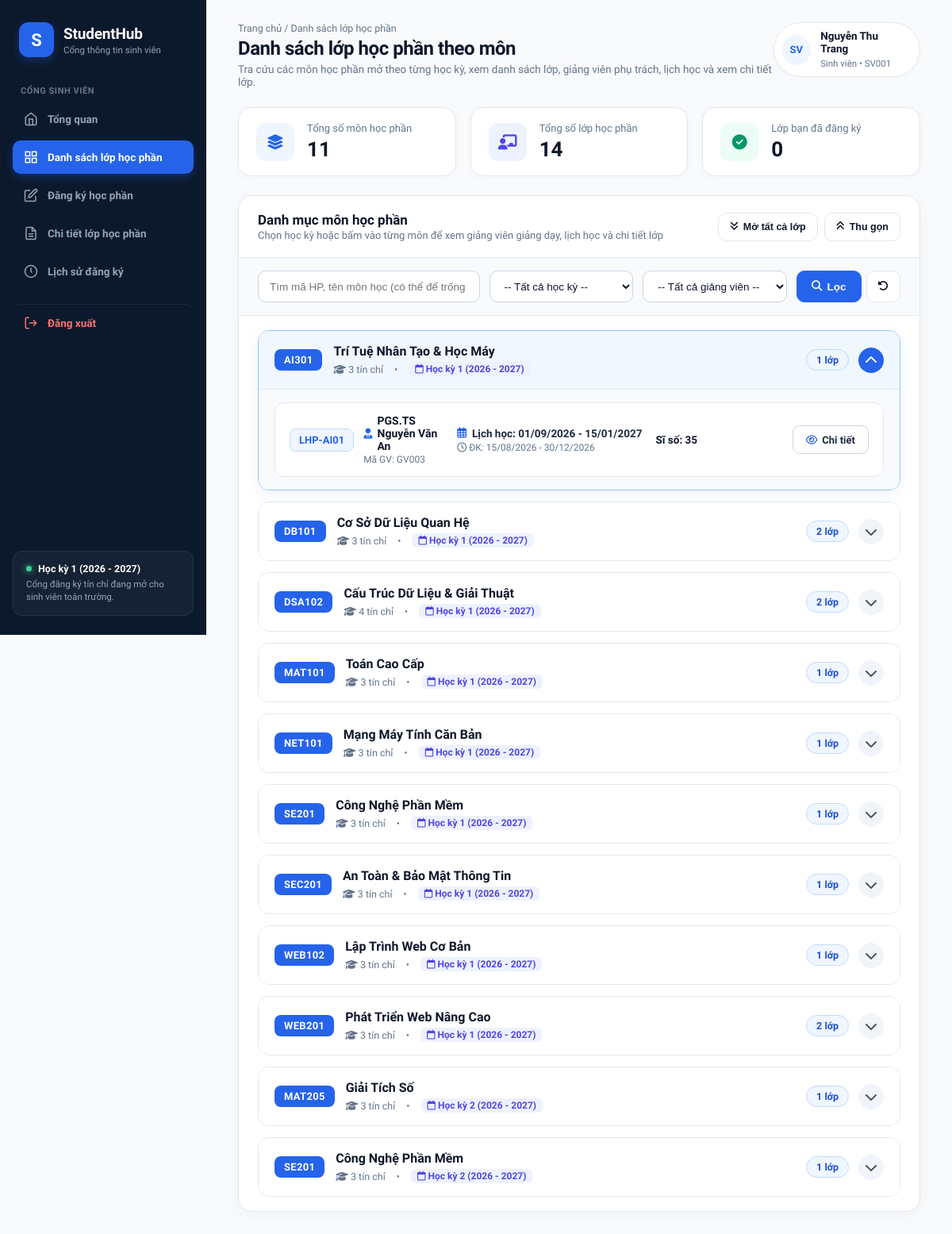
The app's page /public/danh_sach_lop_hoc_phan.php with its own data.
### tables this page shows
CREATE TABLE `lop_hoc_phan` (
    `id` INT AUTO_INCREMENT PRIMARY KEY,
    `ma_lop` VARCHAR(50) NOT NULL,
    `hoc_phan_id` INT NOT NULL,
    `hoc_ky_id` INT NOT NULL,
    `giang_vien_id` INT NULL,
    `si_so_toi_da` INT NOT NULL DEFAULT 40,
    `trang_thai` ENUM('mo', 'khoa') NOT NULL DEFAULT 'mo',
    `thoi_gian_mo_rieng` DATETIME NULL,
    `thoi_gian_dong_rieng` DATETIME NULL,
    `lich_hoc` VARCHAR(100) NULL,
    `phong_hoc` VARCHAR(100) NULL,
    `ngay_tao` DATETIME NOT NULL DEFAULT CURRENT_TIMESTAMP,
    CONSTRAINT `uc_lop_ma_lop` UNIQUE (`ma_lop`),
    CONSTRAINT `chk_lop_si_so` CHECK (`si_so_toi_da` > 0),
    CONSTRAINT `fk_lop_hoc_phan` FOREIGN KEY (`hoc_phan_id`)
        REFERENCES `hoc_phan` (`id`) ON DELETE RESTRICT ON UPDATE CASCADE,
    CONSTRAINT `fk_lop_hoc_ky` FOREIGN KEY (`hoc_ky_id`)
        REFERENCES `hoc_ky` (`id`) ON DELETE RESTRICT ON UPDATE CASCADE,
    CONSTRAINT `fk_lop_giang_vien` FOREIGN KEY (`giang_vien_id`)
        REFERENCES `nguoi_dung` (`id`) ON DELETE SET NULL ON UPDATE CASCADE
);

CREATE TABLE `hoc_phan` (
    `id` INT AUTO_INCREMENT PRIMARY KEY,
    `ma_hoc_phan` VARCHAR(20) NOT NULL,
    `ten_hoc_phan` VARCHAR(150) NOT NULL,
    `so_tin_chi` INT NOT NULL,
    `loai_hoc_phan` ENUM('dai_cuong', 'co_so_nganh', 'chuyen_nganh') NOT NULL DEFAULT 'co_so_nganh',
    `hoc_phan_tien_quyet_id` INT NULL,
    `mo_ta` TEXT NULL,
    `dieu_kien_tien_quyet` VARCHAR(255) NOT NULL DEFAULT 'Không có',
    `ngay_tao` DATETIME NOT NULL DEFAULT CURRENT_TIMESTAMP,
    CONSTRAINT `uc_hoc_phan_ma` UNIQUE (`ma_hoc_phan`),
    CONSTRAINT `chk_hoc_phan_tin_chi` CHECK (`so_tin_chi` > 0),
    CONSTRAINT `fk_hoc_phan_tien_quyet` FOREIGN KEY (`hoc_phan_tien_quyet_id`)
        REFERENCES `hoc_phan` (`id`) ON DELETE SET NULL ON UPDATE CASCADE
);

CREATE TABLE `hoc_ky` (
    `id` INT AUTO_INCREMENT PRIMARY KEY,
    `ten_hoc_ky` VARCHAR(100) NOT NULL,
    `ngay_bat_dau` DATE NOT NULL,
    `ngay_ket_thuc` DATE NOT NULL,
    `thoi_gian_mo_dk` DATETIME NOT NULL,
    `thoi_gian_dong_dk` DATETIME NOT NULL,
    `trang_thai_dang_ky` TINYINT(1) NOT NULL DEFAULT 1,
    `ngay_tao` DATETIME NOT NULL DEFAULT CURRENT_TIMESTAMP
);

CREATE TABLE `nguoi_dung` (
    `id` INT AUTO_INCREMENT PRIMARY KEY,
    `ten_dang_nhap` VARCHAR(50) NOT NULL,
    `mat_khau_hash` VARCHAR(255) NOT NULL,
    `ho_ten` VARCHAR(100) NOT NULL,
    `email` VARCHAR(100) NULL,
    `so_dien_thoai` VARCHAR(20) NULL,
    `vai_tro` ENUM('sinh_vien', 'giang_vien', 'admin') NOT NULL DEFAULT 'sinh_vien',
    `ngay_tao` DATETIME NOT NULL DEFAULT CURRENT_TIMESTAMP,
    CONSTRAINT `uc_nguoi_dung_username` UNIQUE (`ten_dang_nhap`)
);

### public/danh_sach_lop_hoc_phan.php (the view, shortened to what the rows shown need)
<?php
if (!isset($pdo) || !($pdo instanceof PDO)) {
    $db_host = 'localhost';
    $db_name = 'studenthub';
    $db_user = 'root';
    $db_pass = '';
    try {
        $pdo = new PDO(
            "mysql:host=$db_host;dbname=$db_name;charset=utf8mb4",
            $db_user,
            $db_pass,
            [
                PDO::ATTR_ERRMODE            => PDO::ERRMODE_EXCEPTION,
                PDO::ATTR_DEFAULT_FETCH_MODE => PDO::FETCH_ASSOC,
                PDO::ATTR_EMULATE_PREPARES   => false,
            ]
        );
    } catch (PDOException $e) {
        die("Lỗi kết nối CSDL studenthub bằng PDO: " . $e->getMessage());
    }
}
$sinh_vien_id_hien_tai = (int)($_SESSION['user_id'] ?? $_SESSION['nguoi_dung_id'] ?? 4);
$tu_khoa       = trim($_GET['tu_khoa'] ?? '');
$hoc_ky_id     = isset($_GET['hoc_ky_id']) ? trim((string)$_GET['hoc_ky_id']) : '';
$giang_vien_id = isset($_GET['giang_vien_id']) ? trim((string)$_GET['giang_vien_id']) : '';
$where  = ["1=1"];
$params = [':sv_id' => $sinh_vien_id_hien_tai];
$where_sql = implode(' AND ', $where);
$sql = "
    SELECT
        lhp.id,
        lhp.ma_lop,
        lhp.hoc_phan_id,
        lhp.hoc_ky_id,
        lhp.giang_vien_id,
        lhp.si_so_toi_da,
        lhp.thoi_gian_mo_rieng,
        lhp.thoi_gian_dong_rieng,
        hp.ma_hoc_phan,
        hp.ten_hoc_phan,
        hp.so_tin_chi,
        hk.ten_hoc_ky,
        hk.ngay_bat_dau,
        hk.ngay_ket_thuc,
        hk.thoi_gian_mo_dk,
        hk.thoi_gian_dong_dk,
        nd.ten_dang_nhap AS ma_giang_vien,
        nd.ho_ten AS ho_ten_giang_vien,
        nd.email AS email_giang_vien,
        (
            SELECT COUNT(*)
            FROM dang_ky_hoc dkh
            WHERE dkh.lop_hoc_phan_id = lhp.id
              AND dkh.trang_thai = 'dang_ky'
        ) AS si_so_hien_tai,
        (
            SELECT COUNT(*)
            FROM dang_ky_hoc dkh_sv
            WHERE dkh_sv.lop_hoc_phan_id = lhp.id
              AND dkh_sv.sinh_vien_id = :sv_id
              AND dkh_sv.trang_thai = 'dang_ky'
        ) AS sv_da_dang_ky
    FROM lop_hoc_phan lhp
    INNER JOIN hoc_phan hp ON lhp.hoc_phan_id = hp.id
    INNER JOIN hoc_ky hk ON lhp.hoc_ky_id = hk.id
    INNER JOIN nguoi_dung nd ON lhp.giang_vien_id = nd.id
    WHERE $where_sql
    ORDER BY lhp.hoc_ky_id ASC, hp.ma_hoc_phan ASC, lhp.ma_lop ASC
";
$stmt = $pdo->prepare($sql);
$stmt->execute($params);
$danh_sach_goc = $stmt->fetchAll();
$nhom_hoc_phan = [];
foreach ($danh_sach_goc as $row) {
    $group_key = $row['hoc_ky_id'] . '_' . $row['hoc_phan_id'];
    if (!isset($nhom_hoc_phan[$group_key])) {
        $nhom_hoc_phan[$group_key] = [
            'hoc_phan_id'   => (int)$row['hoc_phan_id'],
            'hoc_ky_id'     => (int)$row['hoc_ky_id'],
            'ma_hoc_phan'   => $row['ma_hoc_phan'],
            'ten_hoc_phan'  => $row['ten_hoc_phan'],
            'so_tin_chi'    => (int)$row['so_tin_chi'],
            'ten_hoc_ky'    => $row['ten_hoc_ky'],
            'ds_lop'        => []
        ];
    }
    $nhom_hoc_phan[$group_key]['ds_lop'][] = $row;
}
?>
<!DOCTYPE html>
<html lang="vi">
<head>
    <link rel="stylesheet" href="/studenthub/assets/css/sinhvien.css">
    <link rel="stylesheet" href="https://cdnjs.cloudflare.com/ajax/libs/font-awesome/6.4.0/css/all.min.css">
</head>
<body class="sh-body">
<div class="sh-container">
    <aside class="sh-sidebar">
        <div>
            <div class="sidebar-brand-box">
                <div class="brand-info">
                    <h2>StudentHub</h2>
                </div>
            </div>
        </div>
    </aside>
    <main class="sh-main-content">
        <header class="sh-top-header">
            <div>
                <h1>Danh sách lớp học phần theo môn</h1>
            </div>
        </header>
        <section class="panel-card-custom">
            <div class="course-list-container">
                <?php if (empty($nhom_hoc_phan)): ?>
                    <div style="text-align:center; padding:42px; color:#64748b;">
                        Không tìm thấy môn học phần nào mở trong học kỳ hoặc điều kiện lọc này.
                    </div>
                <?php else: ?>
                    <?php
                    $index = 0;
                    foreach ($nhom_hoc_phan as $group_key => $mon):
                        $index++;
                        $is_open = ($index === 1 || $hoc_ky_id !== '' || $tu_khoa !== '' || $giang_vien_id !== '');
                    ?>
                        <div class="course-accordion-item <?= $is_open ? 'open' : '' ?>">
                            <div class="course-header-bar" onclick="toggleCourse(this)">
                                <div class="course-main-info">
                                    <span class="course-code-badge"><?= htmlspecialchars($mon['ma_hoc_phan']) ?></span>
                                    <div class="course-title-group">
                                        <h4>
                                            <?= htmlspecialchars($mon['ten_hoc_phan']) ?>
                                        </h4>
                                        <div class="course-meta-tags">
                                            <span><i class="fa-solid fa-graduation-cap"></i> <?= $mon['so_tin_chi'] ?> tín chỉ</span>
                                            <span>•</span>
                                            <span class="semester-badge-inline">
                                                <i class="fa-regular fa-calendar"></i> <?= htmlspecialchars($mon['ten_hoc_ky']) ?>
                                            </span>
                                        </div>
                                    </div>
                                </div>
                                <div class="course-right-actions">
                                    <span class="class-count-pill">
                                        <?= count($mon['ds_lop']) ?> lớp
                                    </span>
                                    <div class="toggle-btn-circle" title="Bấm để xem các lớp">
                                        <i class="fa-solid fa-chevron-down"></i>
                                    </div>
                                </div>
</div>
                            <div class="course-classes-body">
                                <?php foreach ($mon['ds_lop'] as $lop):
                                    $lich_hk = date('d/m/Y', strtotime($lop['ngay_bat_dau'])) . ' - ' . date('d/m/Y', strtotime($lop['ngay_ket_thuc']));
                                    $mo_dk   = $lop['thoi_gian_mo_rieng'] ?? $lop['thoi_gian_mo_dk'];
                                    $dong_dk = $lop['thoi_gian_dong_rieng'] ?? $lop['thoi_gian_dong_dk'];
                                ?>
                                    <div class="class-row-card">
                                        <div class="class-col-lecturer">
                                            <span class="class-code-tag"><?= htmlspecialchars($lop['ma_lop']) ?></span>
                                            <div class="lecturer-box">
                                                <span class="lecturer-name">
                                                    <i class="fa-solid fa-user-tie"></i>
                                                    <?= htmlspecialchars($lop['ho_ten_giang_vien']) ?>
                                                </span>
                                                <span class="lecturer-code">Mã GV: <?= htmlspecialchars($lop['ma_giang_vien']) ?></span>
                                            </div>
                                        </div>
                                        <div class="class-col-schedule">
                                            <div class="schedule-main">
                                                <i class="fa-regular fa-calendar-days" style="color:#2563eb;"></i>
                                                <span>Lịch học: <?= $lich_hk ?></span>
                                            </div>
                                            <?php if ($mo_dk && $dong_dk): ?>
                                                <div class="schedule-sub">
                                                    <i class="fa-regular fa-clock"></i> ĐK: <?= date('d/m/Y', strtotime($mo_dk)) ?> - <?= date('d/m/Y', strtotime($dong_dk)) ?>
                                                </div>
                                            <?php endif; ?>
                                        </div>
                                        <div class="class-col-capacity">
                                            <div class="capacity-text">
                                                Sĩ số: <?= (int)$lop['si_so_toi_da'] ?>
                                            </div>
                                        </div>
                                        <div class="class-col-actions">
                                            <a href="/studenthub/app/Views/classes/detail.php?id=<?= (int)$lop['id'] ?>" class="btn-detail-main" title="Xem chi tiết lớp học phần">
                                                <i class="fa-regular fa-eye" style="color:#2563eb;"></i> Chi tiết
                                            </a>
                                        </div>
                                    </div>
                                <?php endforeach; ?>
                            </div>
                        </div>
                    <?php endforeach; ?>
                <?php endif; ?>
            </div>
        </section>
    </main>
</div>
</body>
</html>

### records on screen
lop_hoc_phan: hoc_phan.ma_hoc_phan "AI301", hoc_phan.ten_hoc_phan "Trí Tuệ Nhân Tạo & Học Máy", hoc_phan.so_tin_chi "3", hoc_ky.ten_hoc_ky "Học kỳ 1 (2026 - 2027)", count($mon['ds_lop']) "1", ma_lop "LHP-AI01", giang_vien.ho_ten "PGS.TS Nguyễn Văn An", giang_vien.ten_dang_nhap "GV003", hoc_ky.ngay_ket_thuc "01/09/2026 - 15/01/2027", thoi_gian_mo_rieng.thoi_gian_mo_dk "15/08/2026", thoi_gian_dong_rieng.thoi_gian_dong_dk "30/12/2026", si_so_toi_da "35"
lop_hoc_phan: hoc_phan.ma_hoc_phan "MAT101", hoc_phan.ten_hoc_phan "Toán Cao Cấp", hoc_phan.so_tin_chi "3", hoc_ky.ten_hoc_ky "Học kỳ 1 (2026 - 2027)", count($mon['ds_lop']) "1"
lop_hoc_phan: hoc_phan.ma_hoc_phan "NET101", hoc_phan.ten_hoc_phan "Mạng Máy Tính Căn Bản", hoc_phan.so_tin_chi "3", hoc_ky.ten_hoc_ky "Học kỳ 1 (2026 - 2027)", count($mon['ds_lop']) "1"
lop_hoc_phan: hoc_phan.ma_hoc_phan "SE201", hoc_phan.ten_hoc_phan "Công Nghệ Phần Mềm", hoc_phan.so_tin_chi "3", hoc_ky.ten_hoc_ky "Học kỳ 1 (2026 - 2027)", count($mon['ds_lop']) "1"
lop_hoc_phan: hoc_phan.ma_hoc_phan "SEC201", hoc_phan.ten_hoc_phan "An Toàn & Bảo Mật Thông Tin", hoc_phan.so_tin_chi "3", hoc_ky.ten_hoc_ky "Học kỳ 1 (2026 - 2027)", count($mon['ds_lop']) "1"
lop_hoc_phan: hoc_phan.ma_hoc_phan "WEB102", hoc_phan.ten_hoc_phan "Lập Trình Web Cơ Bản", hoc_phan.so_tin_chi "3", hoc_ky.ten_hoc_ky "Học kỳ 1 (2026 - 2027)", count($mon['ds_lop']) "1"
lop_hoc_phan: hoc_phan.ma_hoc_phan "MAT205", hoc_phan.ten_hoc_phan "Giải Tích Số", hoc_phan.so_tin_chi "3", hoc_ky.ten_hoc_ky "Học kỳ 2 (2026 - 2027)", count($mon['ds_lop']) "1"
lop_hoc_phan: hoc_phan.ma_hoc_phan "SE201", hoc_phan.ten_hoc_phan "Công Nghệ Phần Mềm", hoc_phan.so_tin_chi "3", hoc_ky.ten_hoc_ky "Học kỳ 2 (2026 - 2027)", count($mon['ds_lop']) "1"

### other values on screen
$hoTen "Nguyễn Thu Trang"
$maSinhVien "SV001"
$tong_so_mon "11"
$tong_so_lop "14"
$so_lop_da_dk "0"
$mon['ma_hoc_phan'] "DB101"
$mon['ten_hoc_phan'] "Cơ Sở Dữ Liệu Quan Hệ"
$mon['so_tin_chi'] "3"
$mon['ten_hoc_ky'] "Học kỳ 1 (2026 - 2027)"
count($mon['ds_lop']) "2"
$mon['ma_hoc_phan'] "DSA102"
$mon['ten_hoc_phan'] "Cấu Trúc Dữ Liệu & Giải Thuật"
$mon['so_tin_chi'] "4"
$mon['ma_hoc_phan'] "WEB201"
$mon['ten_hoc_phan'] "Phát Triển Web Nâng Cao"
